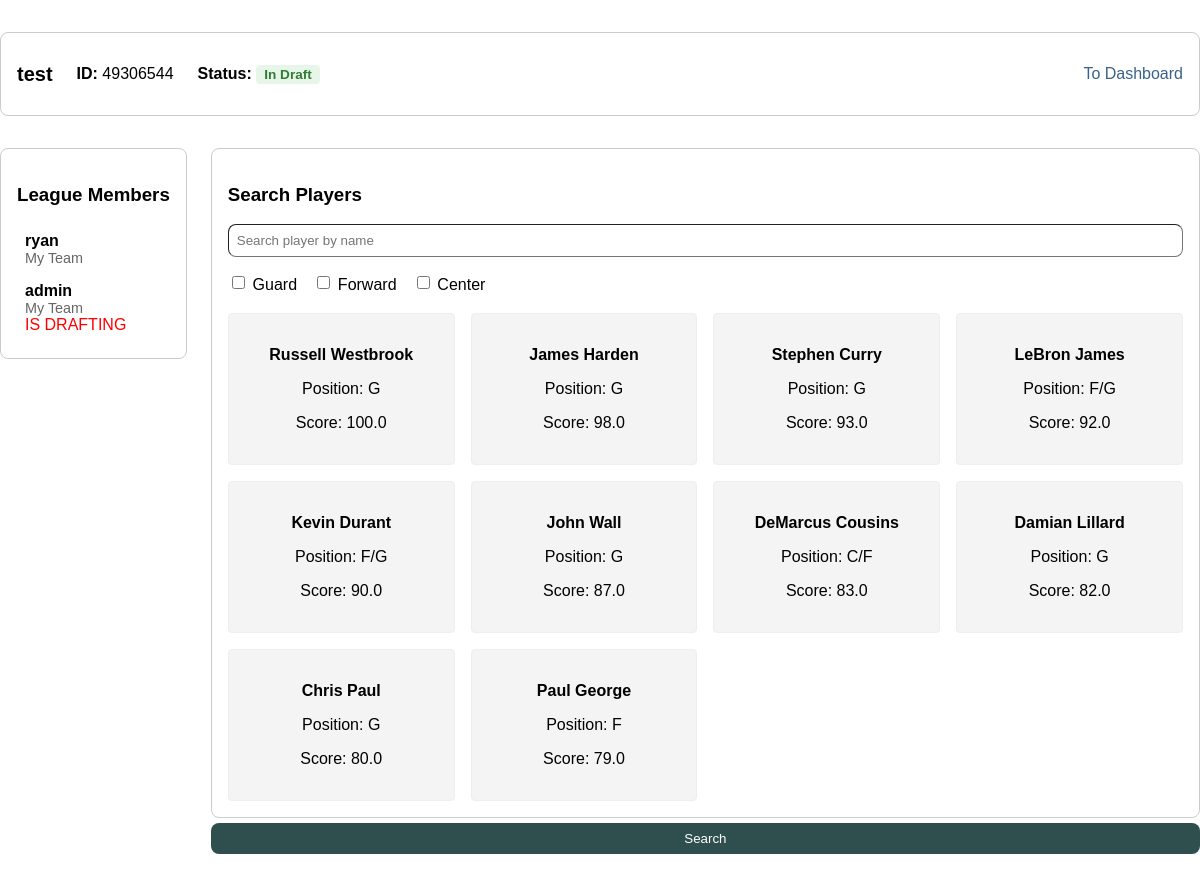
Page /league/49306544 on the committed database.
### tables this page shows
CREATE TABLE PlayerLeague (
    LID INTEGER PRIMARY KEY,
    draftType TEXT,
    leagueName TEXT,
    ownerAccount INTEGER,
    status TEXT DEFAULT 'initial', -- 'initial', 'draft', 'final'
    FOREIGN KEY (ownerAccount) REFERENCES PlayerAccount(accountID)
);

CREATE TABLE PlayerTeam (
    teamID INTEGER PRIMARY KEY,
    LID INTEGER,
    accountID INTEGER,
    teamName TEXT,
    FOREIGN KEY (LID) REFERENCES PlayerLeague(LID),
    FOREIGN KEY (accountID) REFERENCES PlayerAccount(accountID)
);

CREATE TABLE PlayerAccount (
    accountID INTEGER PRIMARY KEY,
    username TEXT UNIQUE,
    email TEXT UNIQUE,
    password TEXT
);

CREATE TABLE NBAPlayer (
    PID INTEGER PRIMARY KEY,
    TID INTEGER,
    playerName TEXT,
    prevPlayerScore REAL,
    position TEXT,
    FOREIGN KEY (TID) REFERENCES NBATeam(TID)
);

### app.py (the view, shortened to what this page needs)
@app.route("/league/<int:league_id>")
def league(league_id):
    conn = sqlite3.connect(DB_FILE)
    conn.row_factory = sqlite3.Row
    cursor = conn.cursor()
    cursor.execute(
        """SELECT LID as id, leagueName, status, ownerAccount, draftType
            FROM PlayerLeague
            WHERE LID = ?""",
        (league_id,)
        )
    league_data = cursor.fetchone()
    cursor.execute(
        """SELECT pt.teamID, pt.teamName as team_name, pa.username as name
            FROM PlayerTeam pt
            JOIN PlayerAccount pa on pt.accountID = pa.accountID
            WHERE pt.LID = ?""",
        (league_id,)
        )
    members = cursor.fetchall()
    current_turn_team_id = None
    if league_data and league_data['status'] == 'started':
        current_turn_team_id = get_current_draft_turn(cursor, league_id)
        if current_turn_team_id is None and league_data['status'] != 'final':
            conn.commit() # Status was updated to final inside get_current_draft_turn
    search = request.args.get('search', '')
    positions = request.args.getlist('position')
    query = "SELECT * FROM NBAPlayer WHERE playerName Like ?"
    search_parameter = '%' + search + '%'
    params = [search_parameter]
    query += "ORDER BY prevPlayerScore DESC"
    cursor.execute(query, params)
    player_list = cursor.fetchall()[:10]  #get top 10 results should sort by player avg before getting top 10
    conn.close()
    if league_data is None:
        return redirect(url_for('dashboard'))
    return render_template("league.html", league=league_data, members=members,
                           player_list=player_list, current_turn=current_turn_team_id)

### templates/league.html (shortened to what this page needs)
<!DOCTYPE html>
<html lang="en">
<head>
    <link rel="stylesheet" href="{{ url_for('static', filename='style.css') }}">
</head>
<body>
    <div class="league-container">
        <div class="league-header">
            <div class="league-info-group">
                <h1>{{ league.leagueName }}</h1>
                <p class="league-id"><strong>ID:</strong> {{ league.id }}</p>
                <div class="status">
                    <strong>Status:</strong>
                    {% if league.status == 'initial' %}
                        <span class="status-badge status-initial">Initial</span>
                    {% else %}
                        <span class="status-badge status-draft">In Draft</span>
                    {% endif %}
                </div>
            </div>
            <div class="header-things">
                <a href="{{ url_for('dashboard') }}" class="dashboard-link">To Dashboard</a>
            </div>
        </div>
        <div class="league-main-content">
            <div class="members-bar">
                <h3>League Members</h3>
                <div class="member-list">
                    {% for member in members %}
                        <div class="member-item {% if current_turn and member.teamID == current_turn %}current-turn{% endif %}">
                            <span><strong>{{ member.name }}</strong></span>
                            <span class="member-team">{{ member.team_name }}</span>
                            {% if current_turn and member.teamID == current_turn %}
                                <span class="turn-indicator" style = "color:red">IS DRAFTING</span>
                            {% endif %}
                        </div>
                    {% endfor %}
                </div>
            </div>
            <form method="GET" action="{{url_for('league', league_id=league.id)}}">
            <div class="player-search-section">
                <h3>Search Players</h3>
                <input type="text" id="playerSearch" class="player-search-input" placeholder="Search player by name" name="search">
                <div class="choose-position">
                    <label><input type="checkbox" name="position" value="G"> Guard</label>
                    <label><input type="checkbox" name="position" value="F"> Forward</label>
                    <label><input type="checkbox" name="position" value="C"> Center</label>
                </div>
                <div class="player-grid">
                    {% for player in player_list %}
                    <div class="player-card"
                         ondblclick="openPlayerStats('{{ url_for('player_details', player_id=player.PID) }}')">
                        <p><strong>{{player.playerName}}</strong></p>
                        <p>Position: {{player.position}}</p>
                        <p>Score: {{player.prevPlayerScore}}</p>
                    </div>
                    {% endfor %}
                </div>
            </div>
            <button type="submit" style = "background-color:darkslategray; margin-top: 5px;">Search</button>
            </form>
        </div>
    </div>
</body>
</html>

### static/style.css (style rules this page uses)
body { font-family: sans-serif; display: flex; align-items: center; justify-content: center; min-height: 100vh; margin: 0; }
input { width: 100%; padding: 0.5rem; margin-bottom: .5rem; border-radius: 8px; box-sizing: border-box; border-width: 1px; }
button { width: 100%; padding: 0.5rem; color: white; border: none; border-radius: 8px; }
.league-container { padding-top: 2rem; padding-bottom: 2rem; width: 100%; max-width: 1200px; margin: 0 auto; }
.league-header { display: flex; justify-content: space-between; align-items: center; background: white; padding: 1rem; border-radius: 8px; margin-bottom: 2rem; border: 1px solid #ccc; }
.league-header h1 { margin: 0; font-size: 1.25rem; }
.league-info-group { display: flex; gap: 1.5rem; align-items: center; }
.league-main-content { display: flex; gap: 1.5rem; align-items: flex-start; }
form[action*="league"] { flex: 1; display: flex; flex-direction: column; }
.player-search-section { flex: 1; width: 100%; box-sizing: border-box; }
.members-bar, .player-search-section { background: white; padding: 1rem; border-radius: 8px; border: 1px solid #ccc; }
.player-search-section { flex: 1; }
.player-grid { display: grid; grid-template-columns: repeat(auto-fill, minmax(200px, 1fr)); gap: 1rem; margin-top: 1rem; }
.player-card { background: #f4f4f4; padding: 1rem; border-radius: 4px; text-align: center; border: 1px solid #eee; cursor: pointer; transition: background-color 0.2s; user-select: none; }
.status-badge { padding: 2px 8px; border-radius: 4px; font-size: 0.85rem; font-weight: bold; }
.status-draft { background-color: #e8f5e9; color: #2e7d32; }
.dashboard-link { color: #3a618a; text-decoration: none; margin-left: 1rem; }
.member-list { margin-top: 1rem; }
.member-item { padding: 0.5rem; display: flex; flex-direction: column; }
.member-team { color: #666; font-size: 0.9rem; }
.player-search-input { margin-bottom: 0; }
.choose-position { display: flex; gap: 1rem; margin: 1rem 0; align-items: center; }
.choose-position label { display: flex; align-items: center; gap: 0.3rem; cursor: pointer; }
.choose-position input[type="checkbox"] { width: auto; }

### rows in the picture
PlayerLeague: leagueName "test", id "49306544"
PlayerTeam: name "ryan", team_name "My Team"
PlayerTeam: name "admin", team_name "My Team", shows "IS DRAFTING"
NBAPlayer: playerName "Russell Westbrook", position "G", prevPlayerScore "100.0"
NBAPlayer: playerName "James Harden", position "G", prevPlayerScore "98.0"
NBAPlayer: playerName "Stephen Curry", position "G", prevPlayerScore "93.0"
NBAPlayer: playerName "LeBron James", position "F/G", prevPlayerScore "92.0"
NBAPlayer: playerName "Kevin Durant", position "F/G", prevPlayerScore "90.0"
NBAPlayer: playerName "John Wall", position "G", prevPlayerScore "87.0"
NBAPlayer: playerName "DeMarcus Cousins", position "C/F", prevPlayerScore "83.0"
NBAPlayer: playerName "Damian Lillard", position "G", prevPlayerScore "82.0"
NBAPlayer: playerName "Chris Paul", position "G", prevPlayerScore "80.0"
NBAPlayer: playerName "Paul George", position "F", prevPlayerScore "79.0"
